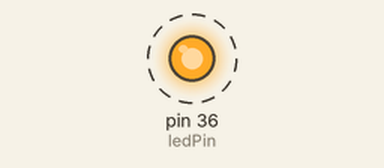
Simulated run of this sketch. Board: Arduino Mega 2560, built with avr-gcc and run on an emulated ATmega2560. On the bench: output pins drawn as LEDs (lit = HIGH). Dashed ring = blinking.

Above: at 0.2 s.
Timing chart, 0 to 3.0 s (numbered marks = the images above):
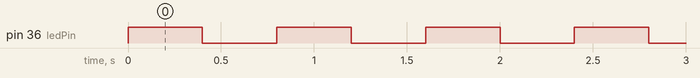

Measured:
- by itself, pin 36 (ledPin): alternates HIGH for 0.40 s and LOW for 0.40 s

The sketch:

led.ino
```cpp
int ledPin = 36;

void setup()
{
  pinMode(ledPin, OUTPUT);
}

void loop()
{
  digitalWrite(ledPin, HIGH);
  delay(400);
  digitalWrite(ledPin, LOW);
  delay(400);
}
```
